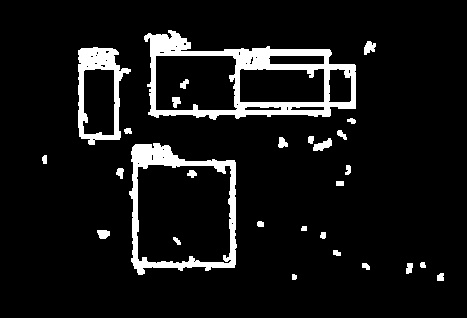
#> input picture images/dilated.jpg, 467 x 318 px
$ python bitwise_not.py
#> lines starting #> are read from the running program, lines starting #| are printed output that depends on the picture
import cv2
path = 'images/dilated.jpg'
img = cv2.imread(path)
#> img is the input picture: shape (318, 467, 3); min 0, max 255, mean 20.8
img_revert = cv2.bitwise_not(img)
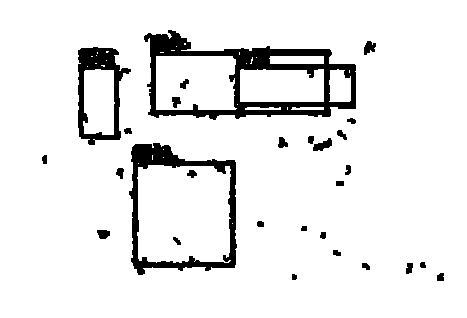
#> img_revert: shape (318, 467, 3); min 0, max 255, mean 234.2
# print(img_revert)
cv2.imwrite(path.split('.')[0]+'_not.jpg', img_revert)
